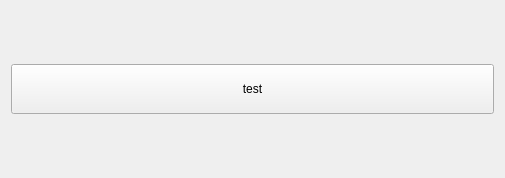
<?xml version="1.0" encoding="UTF-8"?>
<ui version="4.0">
 <class>ThreadTestClass</class>
 <widget class="QWidget" name="ThreadTestClass">
  <property name="geometry">
   <rect>
    <x>0</x>
    <y>0</y>
    <width>505</width>
    <height>178</height>
   </rect>
  </property>
  <property name="windowTitle">
   <string>ThreadTest</string>
  </property>
  <layout class="QGridLayout" name="gridLayout">
   <item row="0" column="0">
    <widget class="QPushButton" name="pushButton">
     <property name="minimumSize">
      <size>
       <width>0</width>
       <height>50</height>
      </size>
     </property>
     <property name="text">
      <string>test</string>
     </property>
    </widget>
   </item>
  </layout>
 </widget>
 <layoutdefault spacing="6" margin="11"/>
 <resources>
  <include location="ThreadTest.qrc"/>
 </resources>
 <connections/>
</ui>
